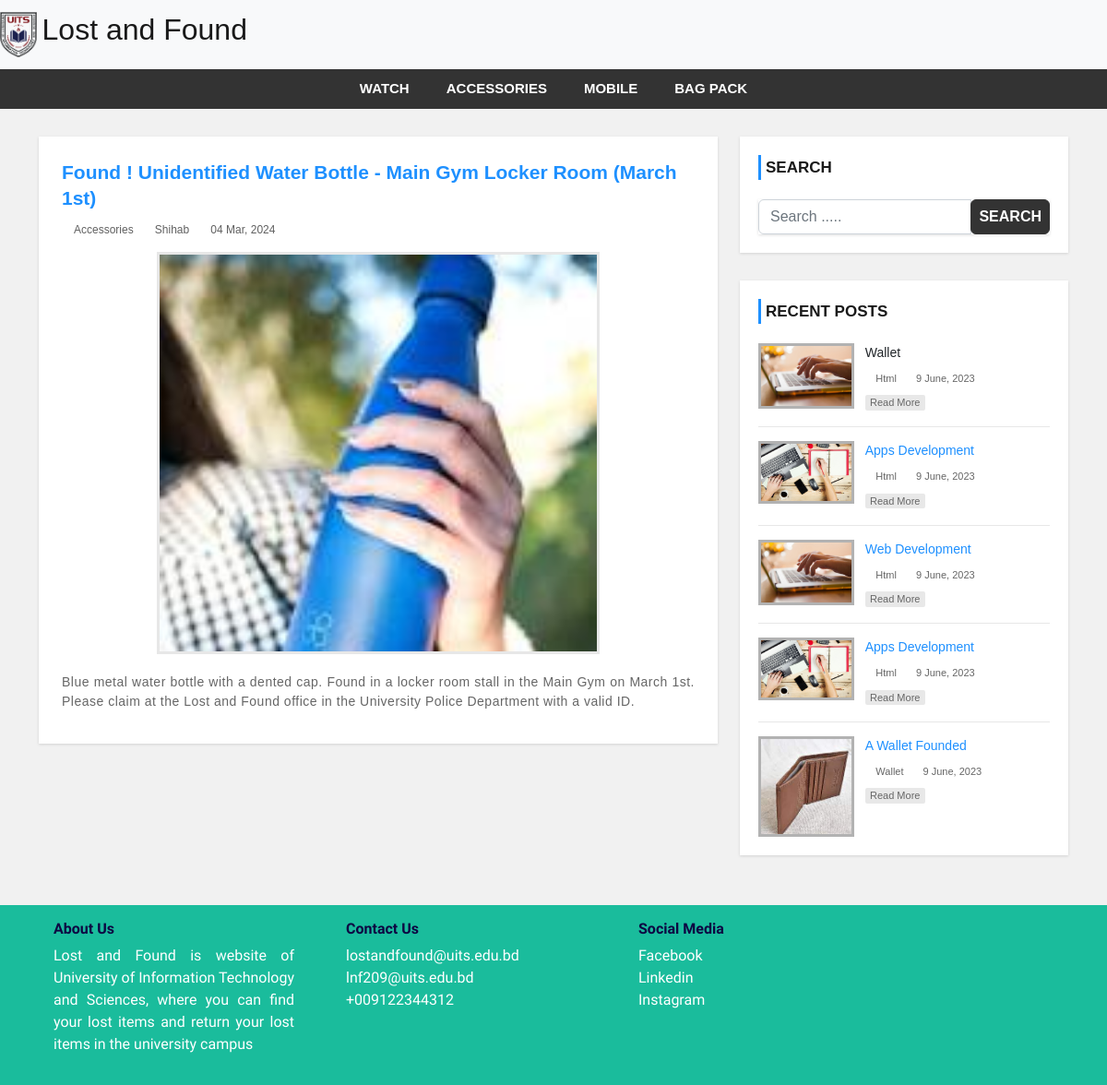
Page /lost/single.php?id=43 on the committed database.
### tables this page shows
CREATE TABLE `category` (
  `category_id` int(11) NOT NULL,
  `category_name` varchar(100) NOT NULL,
  `post` int(11) NOT NULL DEFAULT 0
);

CREATE TABLE `post` (
  `post_id` int(11) NOT NULL,
  `title` varchar(100) NOT NULL,
  `description` text NOT NULL,
  `category` varchar(100) NOT NULL,
  `post_date` varchar(50) NOT NULL,
  `author` int(11) NOT NULL,
  `post_img` varchar(100) NOT NULL
);

CREATE TABLE `user` (
  `user_id` int(10) UNSIGNED NOT NULL,
  `first_name` varchar(30) NOT NULL,
  `last_name` varchar(30) NOT NULL,
  `username` varchar(30) DEFAULT NULL,
  `password` varchar(40) DEFAULT NULL,
  `role` int(11) NOT NULL
);

### lost/single.php (the view)
<?php include 'header.php'; ?>
    <div id="main-content">
        <div class="container">
            <div class="row">
                <div class="col-md-8">
<?php
  include "admin/config.php";
  $post_id = $_GET['id'];
$query = "SELECT post.post_id, post.title, post.description,post.post_img, post.post_date,post.category, category.category_name,user.username,post.author FROM post
  LEFT JOIN category ON post.category = category.category_id
  LEFT JOIN user ON post.author = user.user_id
  WHERE post.post_id = {$post_id}";
  $result = mysqli_query($connection,$query) or die("Failed");
  $count = mysqli_num_rows($result);
  if($count > 0){
    while($row = mysqli_fetch_assoc($result)){
?>
                    <div class="post-container">
                        <div class="post-content single-post">
                            <h3><?php echo $row['title'] ?></h3>
                            <div class="post-information">
                                <span>
                                    <i class="fa fa-tags" aria-hidden="true"></i>
                                    <a href="category.php?cid=<?php echo $row['category'] ?>"><?php echo $row['category_name'] ?></a>
                                </span>
                                <span>
                                    <i class="fa fa-user" aria-hidden="true"></i>
                                    <a href='author.php?author_id=<?php echo $row['author'] ?>'><?php echo $row['username'] ?></a>
                                </span>
                                <span>
                                    <i class="fa fa-calendar" aria-hidden="true"></i>
                                    <?php echo $row['post_date'] ?>
                                </span>
                            </div>
                            <img class="single-feature-image" src="admin/upload/<?php echo $row['post_img'] ?>" alt=""/>
                            <p class="description">
                                <?php echo $row['description'] ?>
                            </p>
                        </div>
                    </div>
      <?php }
      }else{
        echo "No Record Found.";
      }
      ?>
                </div>
                <?php include 'sidebar.php'; ?>
            </div>
        </div>
    </div>
<?php include 'footer.php'; ?>

### lost/header.php (shortened to what this page needs)
<!DOCTYPE html>
<html lang="en">
<head>
    <link rel="stylesheet" href="css/bootstrap.min.css" />
    <link rel="stylesheet" href="css/font-awesome.css">
    <link rel="stylesheet" href="css/style.css">
</head>
<body>
<nav class="navbar navbar-light bg-light">
  <a class="navbar-brand" href="#">
    <img src="images/UITS_LOGO.png" width="40"  class="d-inline-block" alt="">
    <h2 class="d-inline-block">Lost and Found</h2>
  </a>
</nav>
<div id="menu-bar">
    <div class="container">
        <div class="row">
            <div class="col-md-12">
<?php
    include "admin/config.php";
    $query = "SELECT * FROM category WHERE post > 0";
    $result = mysqli_query($connection, $query) or die("Catergories query failed.");
    if(mysqli_num_rows($result)){
        $active = "";
 ?>
                <ul class='menu'>
                    <?php
                    while($row = mysqli_fetch_assoc($result)){
                    echo "<li><a class='$active' href='category.php?cid={$row['category_id']}'>{$row['category_name']}</a></li>";
                    }
                    ?>
                </ul>
                <?php } ?>
            </div>
        </div>
    </div>
</div>

### lost/css/style.css (style rules this page uses)
body { background: #f1f1f1; font-family: sans-serif,arial,Helvetica; }
a, a:hover, a:focus { text-decoration: none; outline: none; }
ul { margin:0; padding:0; list-style:none; }
#menu-bar { background: #333; text-align: center; }
#menu-bar .menu > li { display: inline-block; }
.menu > li > a { padding: 10px 20px; display: block; text-transform: uppercase; color: #fff; font-size: 15px; font-weight:600; transition:all 0.5s ease 0s; }
#main-content { padding: 30px 0; min-height: 750px; }
#main-content .post-container { background-color: #fff; padding: 25px; box-shadow: 0 1px 3px rgba(0, 0, 0, 0.13); }
#main-content .post-content { border-bottom: 1px solid #d1d1d1; padding: 0 0 30px; margin-bottom:30px; }
#main-content .post-content img { width: 100%; }
#main-content .post-content h3 { font-size: 21px; line-height: 28px; font-weight: 600; margin: 0 0 7px; }
#main-content .post-content .post-information span { color: #606060; font-size: 12px; text-transform: capitalize; margin: 0 5px 5px 0; display: inline-block; }
#main-content .post-content .post-information i { color: #1e90ff; margin-right: 1px; }
#main-content .post-content .post-information a { color: #606060; text-decoration: none; }
#main-content .post-content p, #main-content .single-post p { color: #666; font-size: 14px; letter-spacing: 0.5px; margin:0 0 10px; }
#main-content .single-post { border: none; margin-bottom: 0; padding-bottom: 0; }
#main-content .single-post h3 { color: #1e90ff; }
#main-content .single-post .post-information { margin: 0 0 10px; }
#main-content .single-post p { text-align: justify; }
#main-content .single-post img.single-feature-image { width: 70%; margin: 0 auto 20px; display: block; border: 3px solid #e7e7e7; }
i.fa { color:#222; }

### rows in the picture
category: category_name "WATCH"
category: category_name "ACCESSORIES"
category: category_name "MOBILE"
category: category_name "BAG PACK"
post: title "Found ! Unidentified Water Bottle - Main Gym Locker Room (March 1st)", category.category_name "Accessories", user.username "Shihab", post_date "04 Mar, 2024", post_img (picture), description "Blue metal water bottle with a dented cap. Found in a locker room stall in the Main Gym on March 1st. Please claim at the Lost and Found office in the University Police Department with a valid ID."
